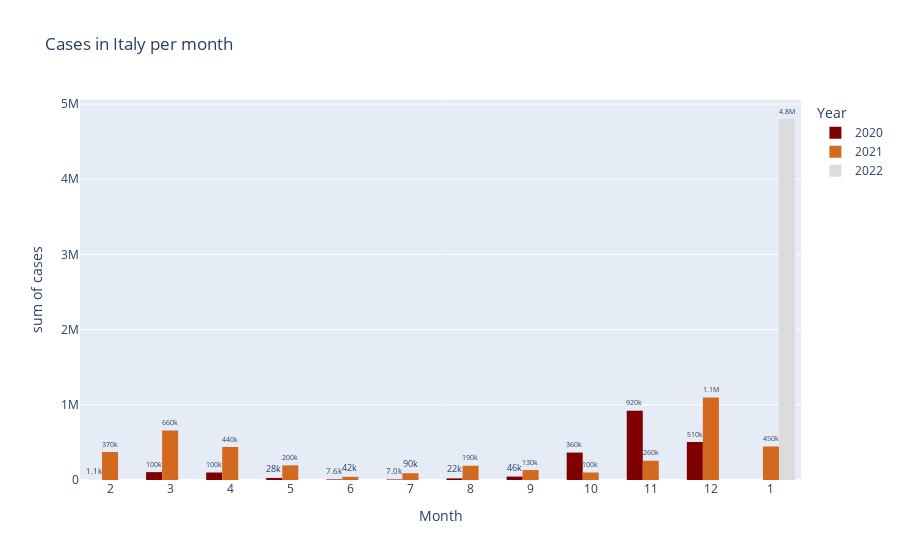

Here is the notebook cell this chart was saved with:
### Code cell
deaths_ita
df1=deaths_ita.pivot_table(index=['year', 'month'], values='cases', aggfunc='sum').reset_index()
fig=px.histogram(df1, x='month', y='cases', color='year', barmode='group',text_auto='.2s', color_discrete_sequence = ['maroon','chocolate', 'gainsboro'], title='Cases in Italy per month', labels={"month": "Month", "year": "Year"})
fig.update_xaxes(type='category')
fig.update_traces(textfont_size=12, textangle=0, textposition="outside", cliponaxis=False)
fig.show()

### Figure 1 — Plotly figure (JSON) as saved in the notebook; plotly's stock layout.template omitted (floating-point values rounded to 4 significant figures)
{"data": [{"alignmentgroup": "True", "bingroup": "x", "cliponaxis": false, "histfunc": "sum", "hovertemplate": "Year=2020<br>Month=%{x}<br>sum of cases=%{y}<extra></extra>", "legendgroup": "2020", "marker": {"color": "maroon", "pattern": {"shape": ""}}, "name": "2020", "offsetgroup": "2020", "orientation": "v", "showlegend": true, "textangle": 0, "textfont": {"size": 12}, "textposition": "outside", "texttemplate": "%{value:.2s}", "type": "histogram", "x": [2, 3, 4, 5, 6, 7, 8, 9, 10, 11, 12], "xaxis": "x", "y": [1128, 104664, 99671, 27556, 7559, 6959, 21677, 45647, 364569, 922124, 505612], "yaxis": "y"}, {"alignmentgroup": "True", "bingroup": "x", "cliponaxis": false, "histfunc": "sum", "hovertemplate": "Year=2021<br>Month=%{x}<br>sum of cases=%{y}<extra></extra>", "legendgroup": "2021", "marker": {"color": "chocolate", "pattern": {"shape": ""}}, "name": "2021", "offsetgroup": "2021", "orientation": "v", "showlegend": true, "textangle": 0, "textfont": {"size": 12}, "textposition": "outside", "texttemplate": "%{value:.2s}", "type": "histogram", "x": [1, 2, 3, 4, 5, 6, 7, 8, 9, 10, 11, 12], "xaxis": "x", "y": [445866, 372233, 658179, 439209, 195168, 42088, 90119, 189963, 132364, 99610, 256582, 1097136], "yaxis": "y"}, {"alignmentgroup": "True", "bingroup": "x", "cliponaxis": false, "histfunc": "sum", "hovertemplate": "Year=2022<br>Month=%{x}<br>sum of cases=%{y}<extra></extra>", "legendgroup": "2022", "marker": {"color": "gainsboro", "pattern": {"shape": ""}}, "name": "2022", "offsetgroup": "2022", "orientation": "v", "showlegend": true, "textangle": 0, "textfont": {"size": 12}, "textposition": "outside", "texttemplate": "%{value:.2s}", "type": "histogram", "x": [1], "xaxis": "x", "y": [4799802], "yaxis": "y"}], "layout": {"barmode": "group", "legend": {"title": {"text": "Year"}, "tracegroupgap": 0}, "title": {"text": "Cases in Italy per month"}, "xaxis": {"anchor": "y", "domain": [0, 1], "title": {"text": "Month"}, "type": "category"}, "yaxis": {"anchor": "x", "domain": [0, 1], "title": {"text": "sum of cases"}}}}
